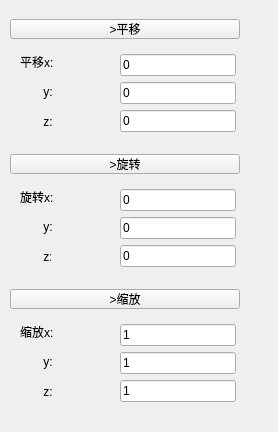
<?xml version="1.0" encoding="UTF-8"?>
<ui version="4.0">
 <class>UiTransform</class>
 <widget class="QWidget" name="UiTransform">
  <property name="geometry">
   <rect>
    <x>0</x>
    <y>0</y>
    <width>278</width>
    <height>432</height>
   </rect>
  </property>
  <property name="windowTitle">
   <string>Form</string>
  </property>
  <widget class="QWidget" name="layoutWidget">
   <property name="geometry">
    <rect>
     <x>10</x>
     <y>10</y>
     <width>261</width>
     <height>411</height>
    </rect>
   </property>
   <layout class="QVBoxLayout" name="vLayout_main">
    <item>
     <widget class="QPushButton" name="btn_translate">
      <property name="maximumSize">
       <size>
        <width>230</width>
        <height>20</height>
       </size>
      </property>
      <property name="text">
       <string>&gt;平移</string>
      </property>
     </widget>
    </item>
    <item>
     <widget class="QWidget" name="widget_translate" native="true">
      <property name="maximumSize">
       <size>
        <width>16777215</width>
        <height>85</height>
       </size>
      </property>
      <widget class="QLabel" name="label_1">
       <property name="geometry">
        <rect>
         <x>10</x>
         <y>0</y>
         <width>51</width>
         <height>16</height>
        </rect>
       </property>
       <property name="text">
        <string>平移x:</string>
       </property>
      </widget>
      <widget class="QLabel" name="label_28">
       <property name="geometry">
        <rect>
         <x>10</x>
         <y>60</y>
         <width>51</width>
         <height>16</height>
        </rect>
       </property>
       <property name="text">
        <string>       z:</string>
       </property>
      </widget>
      <widget class="QLabel" name="label_31">
       <property name="geometry">
        <rect>
         <x>10</x>
         <y>30</y>
         <width>51</width>
         <height>16</height>
        </rect>
       </property>
       <property name="text">
        <string>       y:</string>
       </property>
      </widget>
      <widget class="QWidget" name="layoutWidget">
       <property name="geometry">
        <rect>
         <x>110</x>
         <y>0</y>
         <width>116</width>
         <height>81</height>
        </rect>
       </property>
       <layout class="QVBoxLayout" name="vLayoutTranslate">
        <item>
         <widget class="QLineEdit" name="lineEdit_translationX">
          <property name="text">
           <string>0</string>
          </property>
         </widget>
        </item>
        <item>
         <widget class="QLineEdit" name="lineEdit_translationY">
          <property name="text">
           <string>0</string>
          </property>
         </widget>
        </item>
        <item>
         <widget class="QLineEdit" name="lineEdit_translationZ">
          <property name="text">
           <string>0</string>
          </property>
         </widget>
        </item>
       </layout>
      </widget>
     </widget>
    </item>
    <item>
     <widget class="QPushButton" name="btn_rotate">
      <property name="maximumSize">
       <size>
        <width>230</width>
        <height>20</height>
       </size>
      </property>
      <property name="text">
       <string>&gt;旋转</string>
      </property>
     </widget>
    </item>
    <item>
     <widget class="QWidget" name="widget_rotate" native="true">
      <property name="maximumSize">
       <size>
        <width>16777215</width>
        <height>85</height>
       </size>
      </property>
      <widget class="QLabel" name="label_33">
       <property name="geometry">
        <rect>
         <x>10</x>
         <y>0</y>
         <width>51</width>
         <height>16</height>
        </rect>
       </property>
       <property name="text">
        <string>旋转x:</string>
       </property>
      </widget>
      <widget class="QLabel" name="label_30">
       <property name="geometry">
        <rect>
         <x>10</x>
         <y>60</y>
         <width>31</width>
         <height>16</height>
        </rect>
       </property>
       <property name="text">
        <string>       z:</string>
       </property>
      </widget>
      <widget class="QLabel" name="label_32">
       <property name="geometry">
        <rect>
         <x>10</x>
         <y>30</y>
         <width>41</width>
         <height>16</height>
        </rect>
       </property>
       <property name="text">
        <string>       y:</string>
       </property>
      </widget>
      <widget class="QWidget" name="layoutWidget">
       <property name="geometry">
        <rect>
         <x>110</x>
         <y>0</y>
         <width>116</width>
         <height>81</height>
        </rect>
       </property>
       <layout class="QVBoxLayout" name="vLayoutRotate">
        <item>
         <widget class="QLineEdit" name="lineEdit_rotationX">
          <property name="text">
           <string>0</string>
          </property>
         </widget>
        </item>
        <item>
         <widget class="QLineEdit" name="lineEdit_rotationY">
          <property name="text">
           <string>0</string>
          </property>
         </widget>
        </item>
        <item>
         <widget class="QLineEdit" name="lineEdit_rotationZ">
          <property name="text">
           <string>0</string>
          </property>
         </widget>
        </item>
       </layout>
      </widget>
     </widget>
    </item>
    <item>
     <widget class="QPushButton" name="btn_scale">
      <property name="maximumSize">
       <size>
        <width>230</width>
        <height>20</height>
       </size>
      </property>
      <property name="text">
       <string>&gt;缩放</string>
      </property>
     </widget>
    </item>
    <item>
     <widget class="QWidget" name="widget_scale" native="true">
      <property name="maximumSize">
       <size>
        <width>16777215</width>
        <height>85</height>
       </size>
      </property>
      <widget class="QLabel" name="label_29">
       <property name="geometry">
        <rect>
         <x>10</x>
         <y>30</y>
         <width>51</width>
         <height>16</height>
        </rect>
       </property>
       <property name="text">
        <string>       y:</string>
       </property>
      </widget>
      <widget class="QLabel" name="label_34">
       <property name="geometry">
        <rect>
         <x>10</x>
         <y>0</y>
         <width>61</width>
         <height>16</height>
        </rect>
       </property>
       <property name="text">
        <string>缩放x:</string>
       </property>
      </widget>
      <widget class="QLabel" name="label_35">
       <property name="geometry">
        <rect>
         <x>10</x>
         <y>60</y>
         <width>51</width>
         <height>16</height>
        </rect>
       </property>
       <property name="text">
        <string>       z:</string>
       </property>
      </widget>
      <widget class="QWidget" name="layoutWidget">
       <property name="geometry">
        <rect>
         <x>110</x>
         <y>0</y>
         <width>116</width>
         <height>81</height>
        </rect>
       </property>
       <layout class="QVBoxLayout" name="vLayoutScale">
        <item>
         <widget class="QLineEdit" name="lineEdit_scaleX">
          <property name="text">
           <string>1</string>
          </property>
         </widget>
        </item>
        <item>
         <widget class="QLineEdit" name="lineEdit_scaleY">
          <property name="text">
           <string>1</string>
          </property>
         </widget>
        </item>
        <item>
         <widget class="QLineEdit" name="lineEdit_scaleZ">
          <property name="text">
           <string>1</string>
          </property>
         </widget>
        </item>
       </layout>
      </widget>
     </widget>
    </item>
   </layout>
  </widget>
 </widget>
 <resources/>
 <connections/>
</ui>
